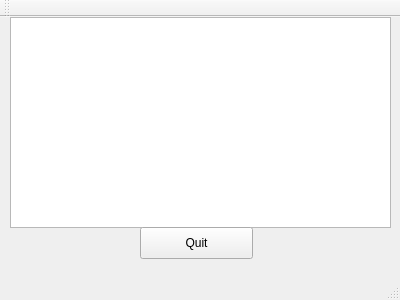
<?xml version="1.0" encoding="UTF-8"?>
<ui version="4.0">
 <class>MainWindow</class>
 <widget class="QMainWindow" name="MainWindow">
  <property name="geometry">
   <rect>
    <x>0</x>
    <y>0</y>
    <width>400</width>
    <height>300</height>
   </rect>
  </property>
  <property name="windowTitle">
   <string>MainWindow</string>
  </property>
  <widget class="QWidget" name="centralWidget">
   <widget class="QTextEdit" name="textEdit">
    <property name="geometry">
     <rect>
      <x>10</x>
      <y>0</y>
      <width>381</width>
      <height>211</height>
     </rect>
    </property>
   </widget>
   <widget class="QPushButton" name="pushButton">
    <property name="geometry">
     <rect>
      <x>140</x>
      <y>210</y>
      <width>113</width>
      <height>32</height>
     </rect>
    </property>
    <property name="toolTipDuration">
     <number>4</number>
    </property>
    <property name="text">
     <string>Quit</string>
    </property>
   </widget>
  </widget>
  <widget class="QMenuBar" name="menuBar">
   <property name="geometry">
    <rect>
     <x>0</x>
     <y>0</y>
     <width>400</width>
     <height>22</height>
    </rect>
   </property>
  </widget>
  <widget class="QToolBar" name="mainToolBar">
   <attribute name="toolBarArea">
    <enum>TopToolBarArea</enum>
   </attribute>
   <attribute name="toolBarBreak">
    <bool>false</bool>
   </attribute>
  </widget>
  <widget class="QStatusBar" name="statusBar"/>
 </widget>
 <layoutdefault spacing="6" margin="11"/>
 <resources/>
 <connections/>
</ui>
